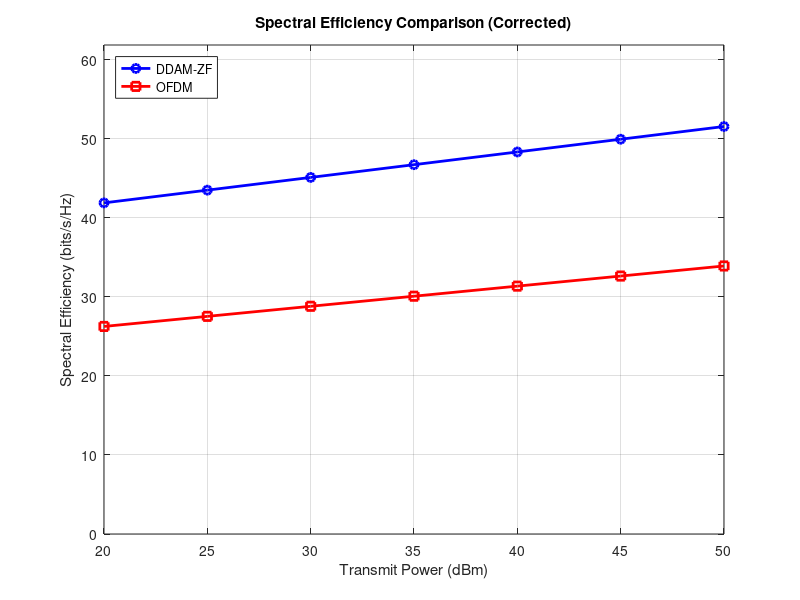

Source code (MATLAB):

clear; clc; close all;

%% Transmit power range
P_dBm = 20:5:50;
P_noise_dBm = -94;

% Convert to Watts
P_noise = 10^(P_noise_dBm/10)/1000;
P_t = 10.^(P_dBm/10)/1000;

%% System parameters
L = 5;              % number of paths
N = 10000;          % total symbols in coherence block
N_p = 100;          
N_g = 100;
N_d = N - N_p - 2*N_g;   % data symbols

%% Channel (fixed realization for fairness)
h_gain = abs(randn(L,1) + 1j*randn(L,1)).^2;
f_gain = ones(L,1);   % ZF beamforming gain

%% DDAM-ZF SNR
SNR_comm = (sum(sqrt(h_gain .* f_gain)).^2) .* P_t / P_noise;

%% ✅ Correct DDAM Spectral Efficiency
R_DDAM_ZF = (N_d / N) * log2(1 + SNR_comm);

%% OFDM parameters
W = 512;            % subcarriers
N_cp = 100;         % cyclic prefix
N_OFDM_sym = floor(N_d / (W + N_cp));

%% OFDM SNR per subcarrier
SNR_per_sub = SNR_comm / W;

%% OFDM Spectral Efficiency
R_OFDM = (N_OFDM_sym * W / N) * log2(1 + SNR_per_sub);

%% Plot
figure;
plot(P_dBm, R_DDAM_ZF, 'b-o', 'LineWidth', 2); hold on;
plot(P_dBm, R_OFDM, 'r-s', 'LineWidth', 2);

xlabel('Transmit Power (dBm)');
ylabel('Spectral Efficiency (bits/s/Hz)');
legend('DDAM-ZF', 'OFDM', 'Location', 'NorthWest');
title('Spectral Efficiency Comparison (Corrected)');
grid on;

%% Improve visualization
ylim([0 max(R_DDAM_ZF)*1.2]);
